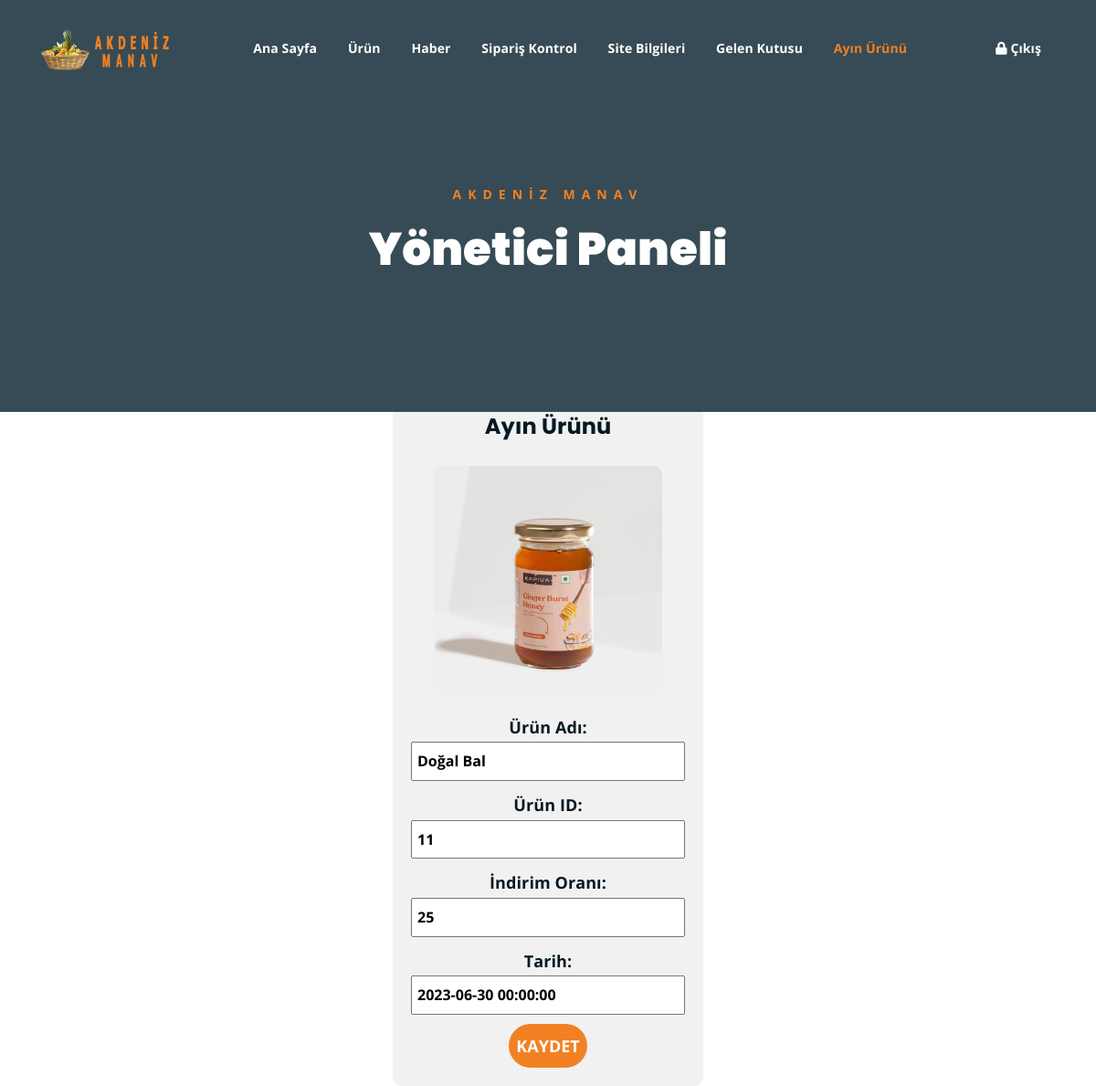
The page /ayurun.php (signed in) on the database its author committed.
### tables this page shows
CREATE TABLE `urun`  (
  `urid` int NOT NULL,
  `adı` varchar(40) NOT NULL,
  `stok` int NOT NULL,
  `acıklama` varchar(255) NULL DEFAULT NULL,
  `fiyat` int NOT NULL,
  `resim` varchar(40) NOT NULL,
  `kategori` varchar(20) NOT NULL,
  PRIMARY KEY (`urid`) USING BTREE
);

CREATE TABLE `ayurun`  (
  `indirimor` int NOT NULL,
  `tarih` datetime NOT NULL,
  `urid` int NOT NULL,
  `id` int NULL DEFAULT NULL,
  INDEX `urid1`(`urid` ASC) USING BTREE,
  CONSTRAINT `urid1` FOREIGN KEY (`urid`) REFERENCES `urun` (`urid`) ON DELETE RESTRICT ON UPDATE RESTRICT
);

### ayurun.php (the view, shortened to what this page needs)
<!DOCTYPE html>
<html lang="tr">
<?php
include('baglan.php');
?>
<head>
	<link rel="stylesheet" href="assets/css/all.min.css">
	<link rel="stylesheet" href="assets/bootstrap/css/bootstrap.min.css">
	<link rel="stylesheet" href="assets/css/owl.carousel.css">
	<link rel="stylesheet" href="assets/css/magnific-popup.css">
	<link rel="stylesheet" href="assets/css/animate.css">
	<link rel="stylesheet" href="assets/css/meanmenu.min.css">
	<link rel="stylesheet" href="assets/css/main.css">
	<link rel="stylesheet" href="assets/css/responsive.css">
</head>
<body>
	<div class="breadcrumb-section breadcrumb-bg">
		<div class="container">
			<div class="row">
				<div class="col-lg-8 offset-lg-2 text-center">
					<div class="breadcrumb-text">
						<p>AKDENİZ MANAV</p>
						<h1>Yönetici Paneli</h1>
					</div>
				</div>
			</div>
		</div>
	</div>
	<div class="top-header-area" id="sticker">
		<div class="container">
			<div class="row">
				<div class="col-lg-12 col-sm-12 text-center">
					<div class="main-menu-wrap">
						<div class="site-logo">
							<a href="yonetim.php">
								<img src="assets/img/logo.png" alt="">
							</a>
						</div>
						<nav class="main-menu">
							<ul>
								<li><a href="yonetim.php">Ana Sayfa</a></li>
								<li><a href="#">Ürün</a>
								</li>
								<li><a href="#">Haber</a>
								</li>
								<li><a href="sipkon.php">Sipariş Kontrol</a></li>
								<li><a href="#">Site Bilgileri</a>
									</li>
									<li><a href="gkutusu.php">Gelen Kutusu</a></li>
									<li  class="current-list-item"><a href="ayurun.php">Ayın Ürünü</a></li>
								<li>
									<div class="header-icons">
										<a class="mobile-hide search-bar-icon" href="logout.php"><i class="fas fa-lock"></i>   Çıkış</a>
									</div>
								</li>
							</ul>
						</nav>
					</div>
				</div>
			</div>
		</div>
	</div>
	<br>
	<br>
	<br>
<?php
$adı = "";
$inor = "";
$tarih = "";
$sql4 = "SELECT * FROM ayurun WHERE id = 0";
$result = mysqli_query($conn, $sql4);
if (mysqli_num_rows($result) > 0) {
    $row = mysqli_fetch_assoc($result);
    $urid = $row['urid'];
    $inor = $row['indirimor'];
    $tarih = $row['tarih'];
    $sql5 = "SELECT * FROM urun WHERE urid = '$urid'";
    $result = mysqli_query($conn, $sql5);
    if (mysqli_num_rows($result) > 0) {
        $row = mysqli_fetch_assoc($result);
        $adı = $row['adı'];
        $resim = $row['resim'];
    }
}
?>
<link rel="stylesheet" href="https://code.jquery.com/ui/1.13.0/themes/base/jquery-ui.css">
<div style="display: flex; justify-content: center; align-items: center; height: 70vh;">
    <div style="background-color: #f1f1f1; padding: 20px; border-radius: 10px; text-align: center;">
        <h2 style="font-size: 24px; font-weight: bold; margin-bottom: 20px;">Ayın Ürünü</h2>
        <div style="display: flex; justify-content: center; align-items: center; margin-bottom: 20px;">
            <img src="assets/img/products/<?php echo $resim; ?>" alt="Ürün Resmi" style="width: 250px; height: 250px; object-fit: cover; border-radius: 10px;">
        </div>
        <form method="POST" action="<?php echo $_SERVER["PHP_SELF"]; ?>" enctype="multipart/form-data">
            <span style="font-size: 18px; font-weight: bold;">Ürün Adı:</span><br>
            <input type="text" name="adı" value="<?php echo $adı; ?>" style="font-size: 16px; font-weight: bold; padding: 5px; width: 300px; margin-bottom: 10px;" readonly><br>
            <span style="font-size: 18px; font-weight: bold;">Ürün ID:</span><br>
            <input type="text" name="id" value="<?php echo $urid; ?>" style="font-size: 16px; font-weight: bold; padding: 5px; width: 300px; margin-bottom: 10px;"><br>
            <span style="font-size: 18px; font-weight: bold;">İndirim Oranı:</span><br>
            <input type="text" name="inor" value="<?php echo $inor; ?>" style="font-size: 16px; font-weight: bold; padding: 5px; width: 300px; margin-bottom: 10px;"><br>
            <span style="font-size: 18px; font-weight: bold;">Tarih:</span><br>
            <input type="text" name="tarih" id="datepicker" value="<?php echo $tarih; ?>" style="font-size: 16px; font-weight: bold; padding: 5px; width: 300px; margin-bottom: 10px;"readonly><br>
            <input type="submit" value="Kaydet" style="font-size: 18px; font-weight: bold; padding: 8px; background-color: #F28123; color: white; border: none; border-radius: 5px; cursor: pointer;">
        </form>
    </div>
</div>
</body>
</html>

### assets/css/main.css (style rules this page uses)
html { font-size: 14px; font-weight: 400; line-height: 28px; height: 100%; }
body { font-family: "Open Sans", sans-serif; font-weight: 400; font-size: 1rem; letter-spacing: 0.1px; line-height: 1.8; color: #051922; overflow-x: hidden; }
body img { max-width: 100%; }
a { cursor: pointer; text-decoration: none; -webkit-transition: all 0.2s ease-in-out; -o-transition: all 0.2s ease-in-out; transition: all 0.2s ease-in-out; }
h1, .h1, h2, .h2, h3, .h3, h4, .h4, h5, .h5, h6, .h6 { font-family: "Poppins", sans-serif; font-weight: 700; margin: 0 0 1.25rem 0; color: #051922; }
h1:last-child, .h1:last-child, h2:last-child, .h2:last-child, h3:last-child, .h3:last-child, h4:last-child, .h4:last-child, h5:last-child, .h5:last-child, h6:last-child, .h6:last-child { margin: 0; }
h1, .h1 { font-size: 4rem; font-weight: 700; line-height: 4rem; }
h2, .h2 { font-size: 3rem; font-weight: 700; line-height: 3.25rem; }
p { font-family: "Open Sans", sans-serif; font-weight: 400; font-size: 1rem; letter-spacing: 0.1px; line-height: 1.8; color: #051922; margin: 0 0 1.25rem 0; }
.breadcrumb-bg { background-image: url(../img/breadcrumb-bg.jpg); }
.breadcrumb-text p { color: #F28123; font-weight: 700; text-transform: uppercase; letter-spacing: 7px; }
.breadcrumb-text h1 { font-size: 50px; font-weight: 900; color: #fff; margin: 0; margin-top: 20px; }
.breadcrumb-section { padding: 150px 0; background-size: cover; background-position: center center; position: relative; z-index: 1; background-attachment: fixed; padding-top: 200px; }
.breadcrumb-section:after { position: absolute; left: 0; top: 0; width: 100%; height: 100%; content: ""; background-color: #07212e; z-index: -1; opacity: 0.8; }
.top-header-area { position: absolute; z-index: 999; width: 100%; padding: 25px 0; }
nav.main-menu ul { margin: 0; padding: 0; list-style: none; }
nav.main-menu ul li { display: inline-block; }
nav.main-menu ul li a { color: #fff; font-weight: 700; display: block; padding: 15px; }
nav.main-menu ul > li { position: relative; }
nav.main-menu ul li:last-child a { display: inline-block; }
nav.main-menu > ul li:last-child { float: right; }
.site-logo { float: left; max-width: 150px; }
.main-menu-wrap { position: relative; }
.header-icons a { color: #fff; display: inline-block; padding: 10px; }
.site-logo { padding: 6px 0; }
nav.main-menu ul li.current-list-item > a { color: #F28123; }
nav.main-menu li a { -webkit-transition: 0.3s; -o-transition: 0.3s; transition: 0.3s; }
.top-header-area .header-icons a { -webkit-transition: 0.3s; -o-transition: 0.3s; transition: 0.3s; }
.top-header-area { -webkit-transition: 0.3s; -o-transition: 0.3s; transition: 0.3s; }
input[type="submit"] { -webkit-transition: 0.3s; -o-transition: 0.3s; transition: 0.3s; border-radius: 50px !important; }
html, body { height: 100%; }
input[type="submit"] { background-color: #F28123; color: #051922; font-weight: 700; text-transform: uppercase; font-size: 15px; border: none !important; cursor: pointer; padding: 15px 25px; border-radius: 3px; }

### rows shown on the page
urun: resim (picture), adı "Doğal Bal"
ayurun: id "11", inor "25", tarih "2023-06-30 00:00:00"
